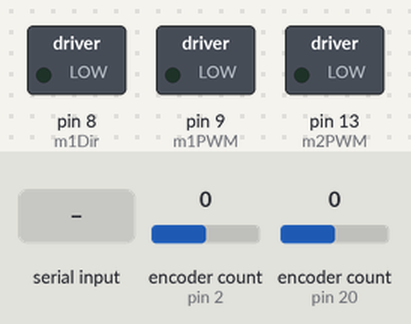
The sketch below on a simulated Arduino Uno, built with avr-gcc and run on an emulated ATmega328P. Shown: switched loads named in the sketch (green lamp = pin HIGH). The test bench sets the inputs (shaded band); at power-on: encoder count (sensors on pin 2, pin 20) 0. What the sketch prints to the serial monitor is not drawn.

Above: at 1.2 s.
1.3 s: encoder count (sensor on pin 2) set to 4
At 2.6 s:
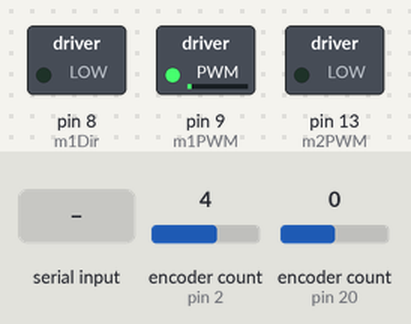
2.9 s: "1\n" received over Serial
At 4.1 s:
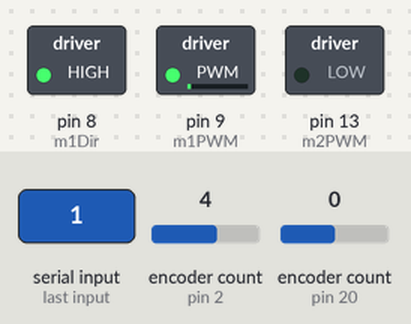
7.4 s: byte 10 ('\n') received over Serial
At 8.1 s:
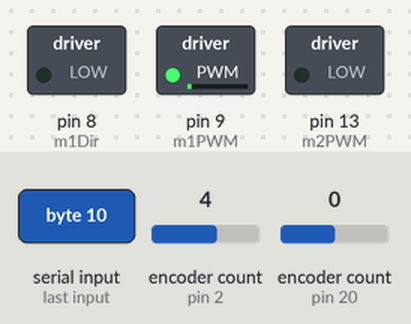
8.9 s: "2\n" received over Serial
At 9.5 s:
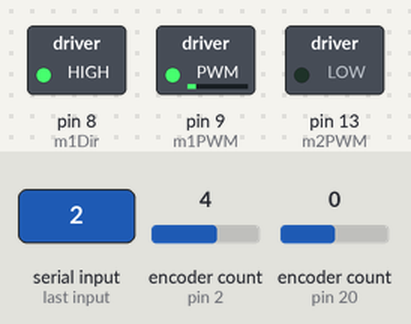
10.4 s: encoder count (sensor on pin 2) set to 3
At 10.9 s:
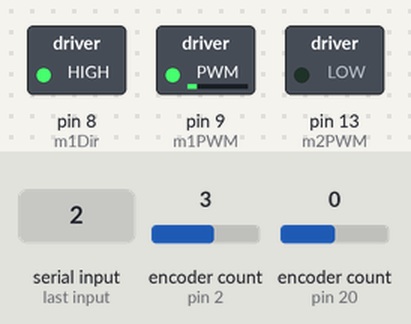
Timing chart, 0 to 13.4 s (numbered marks = the images above; inputs shaded):
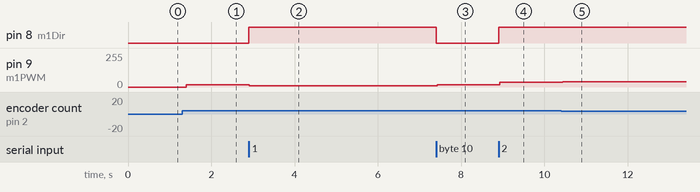

The sketch:

Test_Mu_eca_PID.ino
```cpp
#include <PID_v1.h>
#define ENCODER_OPTIMIZE_INTERRUPTS
#include <Encoder.h>


#define m1Dir (8)
#define m1PWM (9)
#define m2Dir (12)
#define m2PWM (13)

Encoder enc1(2, 3);
Encoder enc2(20, 21);

// Variables
double target = 0.0;
double target2 = -target;
double Input, Output, Setpoint;
double Input2, Output2, Setpoint2;
double position;
double position2;


//Specify the links and initial tuning parameters
PID myPID1(&Input, &Output, &Setpoint, 26,0,0, DIRECT);
//Specify the links and initial tuning parameters
PID myPID2(&Input2, &Output2, &Setpoint2, 25,0,0, DIRECT);


// Espesificar Target
void serialLoop(){
  static String received_chars;

    while (Serial.available()){
      char inChar = (char) Serial.read();
      received_chars += inChar;
      if (inChar == '\n')
      {
        target = received_chars.toDouble();
        Serial.print("Target = "); Serial.println(target);
        received_chars = "";
      }
    }

}


void setup() {
  // monitoring port
  Serial.begin(115200);


//Motor
  pinMode(m1Dir, OUTPUT);
  pinMode(m1PWM, OUTPUT);

  //PID
  Input = 0;
  Setpoint = 0;

  myPID1.SetOutputLimits(0, 255);
  myPID2.SetOutputLimits(0, 255);

  //turn the PID on
  myPID1.SetMode(AUTOMATIC);
  myPID2.SetMode(AUTOMATIC);

}


void loop() {
  serialLoop();

  //angulo
  double pe1 = (enc1.read() / 25.6);
  double pe2 = (enc2.read() / 25.6);

  position = (pe1);
  position2 = (pe2);

  Input = position;
  Setpoint = target;
  myPID1.Compute();
  Input2 = position2;
  target2 = -target;
  Setpoint2 = target2;
   myPID2.Compute();

  if (position > target) {
      myPID1.SetControllerDirection(REVERSE);
      digitalWrite(m1Dir, LOW);
      analogWrite(m1PWM, Output);
  }

  if (position < target) {
      myPID1.SetControllerDirection(DIRECT);
      digitalWrite(m1Dir, HIGH);
      analogWrite(m1PWM, Output);
  }

  if (position2 > target2) {
      myPID2.SetControllerDirection(REVERSE);
      digitalWrite(m2Dir, LOW);
      analogWrite(m2PWM, Output2);
  }

  if (position2 < target2) {
      myPID2.SetControllerDirection(DIRECT);
      digitalWrite(m2Dir, HIGH);
      analogWrite(m2PWM, Output2);
  }

  // display the angle and the angular velocity to the terminal
  Serial.print(position);
  Serial.print("\t");
  Serial.print(-position2);
  Serial.print("\t");
  Serial.println(target);
}
```

Measured:
- after the input at 1.3 s, pin 9 (m1PWM): 0/255 → 16/255 after 0.10 s
- after the input at 2.9 s, pin 8 (m1Dir): LOW → HIGH at once; pin 9 (m1PWM): 16/255 → 9/255 at once
- after the input at 7.4 s, pin 8 (m1Dir): HIGH → LOW at once; pin 9 (m1PWM): 9/255 → 16/255 at once
- after the input at 8.9 s, pin 8 (m1Dir): LOW → HIGH at once; pin 9 (m1PWM): 16/255 → 35/255 at once
- after the input at 10.4 s, pin 9 (m1PWM): 35/255 → 39/255 at once
